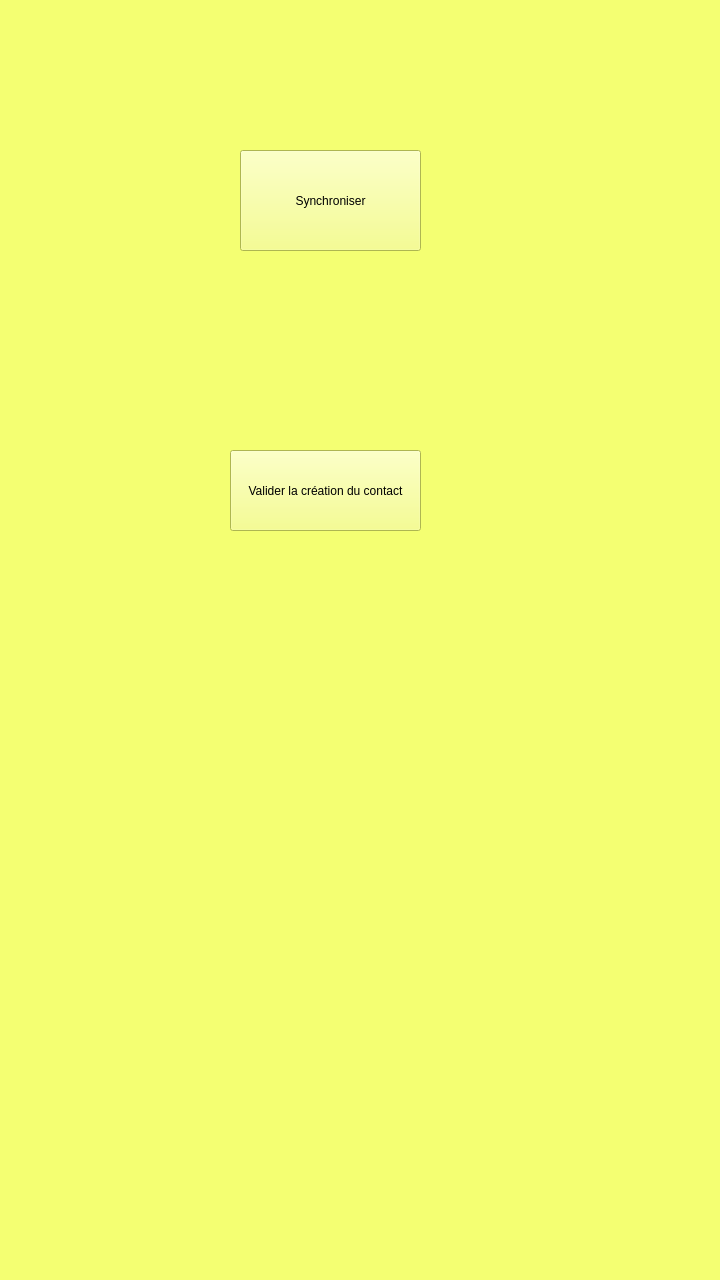
<?xml version="1.0" encoding="UTF-8"?>
<ui version="4.0">
 <class>NewContactWindow</class>
 <widget class="QMainWindow" name="NewContactWindow">
  <property name="geometry">
   <rect>
    <x>0</x>
    <y>0</y>
    <width>720</width>
    <height>1280</height>
   </rect>
  </property>
  <property name="windowTitle">
   <string>MainWindow</string>
  </property>
  <property name="styleSheet">
   <string notr="true">background-color: rgb(244, 255, 114);</string>
  </property>
  <widget class="QWidget" name="centralwidget">
   <widget class="QPushButton" name="pushButton_sync">
    <property name="geometry">
     <rect>
      <x>240</x>
      <y>150</y>
      <width>181</width>
      <height>101</height>
     </rect>
    </property>
    <property name="text">
     <string>Synchroniser</string>
    </property>
   </widget>
   <widget class="QPushButton" name="pushButton_createContact">
    <property name="geometry">
     <rect>
      <x>230</x>
      <y>450</y>
      <width>191</width>
      <height>81</height>
     </rect>
    </property>
    <property name="text">
     <string>Valider la création du contact</string>
    </property>
   </widget>
  </widget>
  <widget class="QMenuBar" name="menubar">
   <property name="geometry">
    <rect>
     <x>0</x>
     <y>0</y>
     <width>720</width>
     <height>21</height>
    </rect>
   </property>
  </widget>
  <widget class="QStatusBar" name="statusbar"/>
 </widget>
 <resources/>
 <connections/>
</ui>
